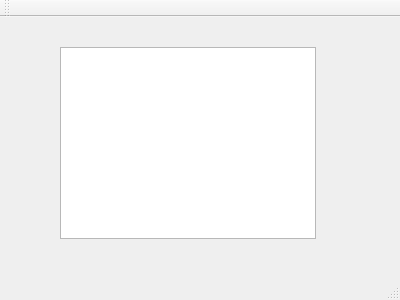
<?xml version="1.0" encoding="UTF-8"?>
<ui version="4.0">
 <class>MainWindow</class>
 <widget class="QMainWindow" name="MainWindow">
  <property name="geometry">
   <rect>
    <x>0</x>
    <y>0</y>
    <width>400</width>
    <height>300</height>
   </rect>
  </property>
  <property name="windowTitle">
   <string>MainWindow</string>
  </property>
  <widget class="QWidget" name="centralWidget">
   <widget class="QTextBrowser" name="textBrowser">
    <property name="geometry">
     <rect>
      <x>60</x>
      <y>30</y>
      <width>256</width>
      <height>192</height>
     </rect>
    </property>
    <property name="font">
     <font>
      <pointsize>25</pointsize>
     </font>
    </property>
   </widget>
  </widget>
  <widget class="QMenuBar" name="menuBar">
   <property name="geometry">
    <rect>
     <x>0</x>
     <y>0</y>
     <width>400</width>
     <height>21</height>
    </rect>
   </property>
  </widget>
  <widget class="QToolBar" name="mainToolBar">
   <attribute name="toolBarArea">
    <enum>TopToolBarArea</enum>
   </attribute>
   <attribute name="toolBarBreak">
    <bool>false</bool>
   </attribute>
  </widget>
  <widget class="QStatusBar" name="statusBar"/>
 </widget>
 <layoutdefault spacing="6" margin="11"/>
 <resources/>
 <connections/>
</ui>
